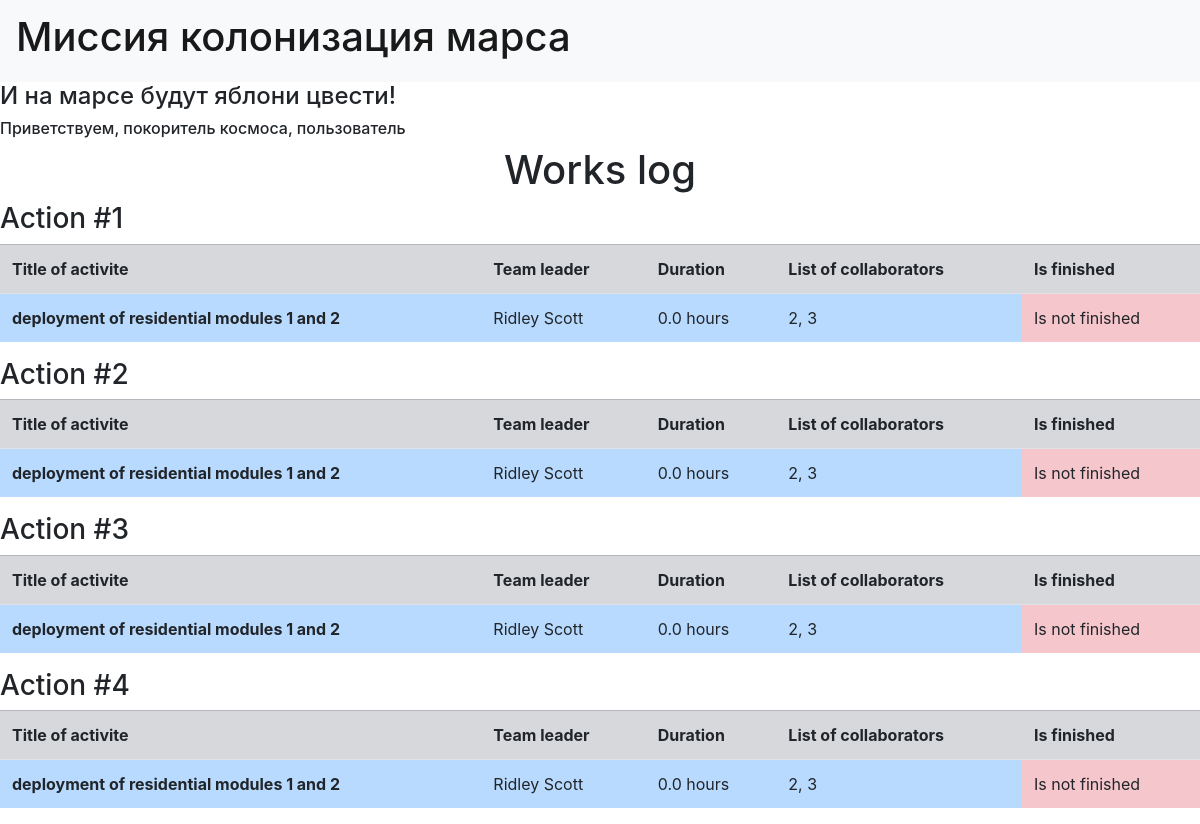
Before: / with the older database file.
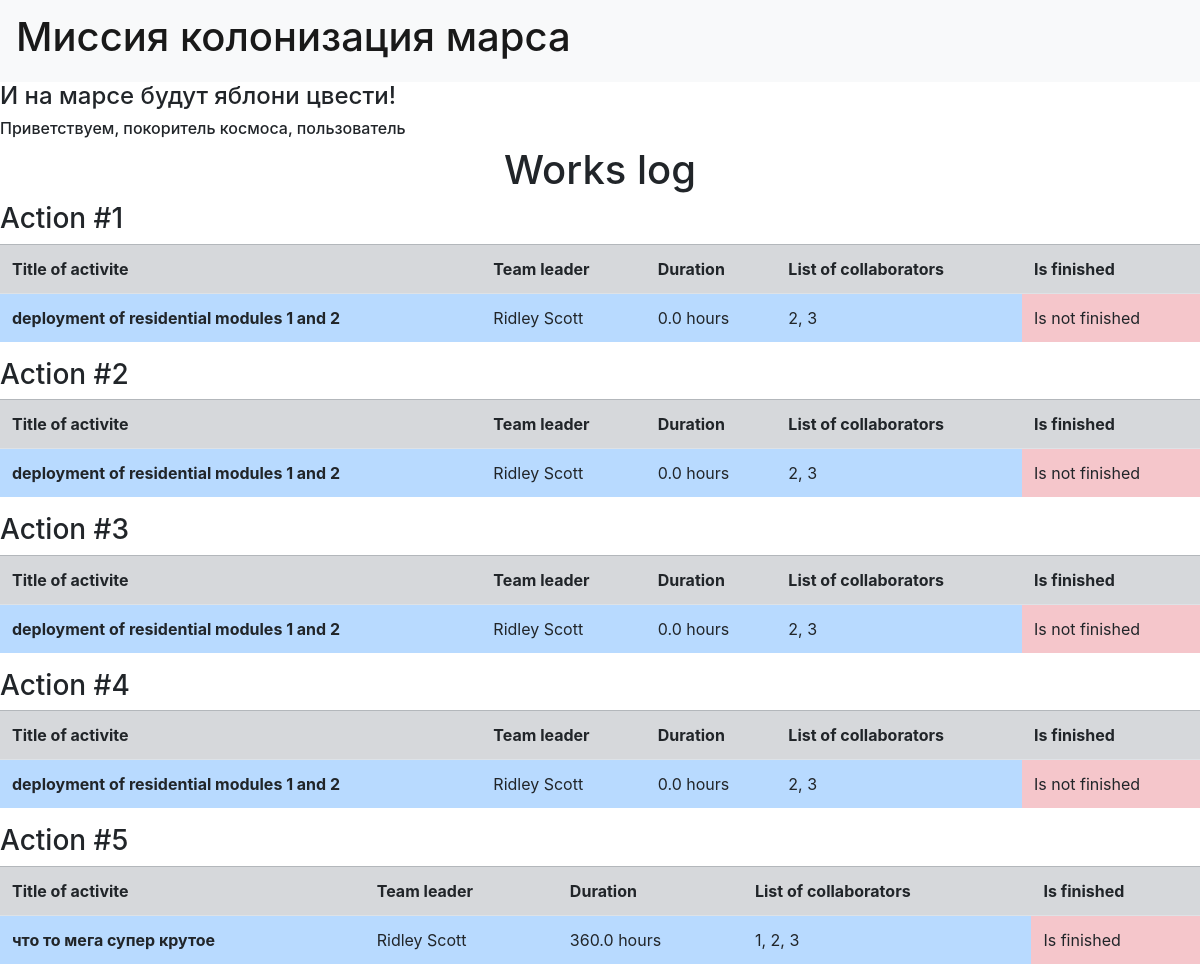
After: the same page with the newer database file.
### data/jobs.py (models this page shows)
class Jobs(SqlAlchemyBase):
    __tablename__ = 'jobs'
    id = sqlalchemy.Column(sqlalchemy.Integer, primary_key=True, autoincrement=True)
    team_leader = sqlalchemy.Column(sqlalchemy.Integer, sqlalchemy.ForeignKey("users.id"), nullable=True)
    job = sqlalchemy.Column(sqlalchemy.String, nullable=True)
    work_size = sqlalchemy.Column(sqlalchemy.Integer, nullable=True)
    collaborators = sqlalchemy.Column(sqlalchemy.String, nullable=True)
    start_date = sqlalchemy.Column(sqlalchemy.DateTime, default=datetime.datetime.now)
    end_date = sqlalchemy.Column(sqlalchemy.DateTime, default=datetime.datetime.now)
    is_finished = sqlalchemy.Column(sqlalchemy.Boolean, nullable=True)
    user = orm.relationship('User')

### main.py (the view)
@app.route('/')
def main():
    db_session.global_init("db/mars_explorer.db")
    db_sess = db_session.create_session()
    jobs = db_sess.query(Jobs)
    lst = []
    for job in jobs:
        user = db_sess.query(User).filter(User.id == job.team_leader).first()
        user_fullname = user.name + ' ' + user.surname
        is_finished = 'Is not finished'
        duration = job.end_date - job.start_date
        if job.is_finished:
            is_finished = 'Is finished'
        lst.append([job.id, job.job, user_fullname, str(duration.total_seconds() // 3600) + ' hours', job.collaborators,
                    is_finished])
    if current_user.__class__.__name__ == 'User':
        return render_template('jobs_list.html', list=lst, username=current_user.name)
    return render_template('jobs_list.html', title='Главная',  username='пользователь', list=lst)

### data/db_session.py (called while the page is built, shortened)
def global_init(db_file):
    global __factory
    if __factory:
        return

def create_session() -> Session:
    global __factory
    return __factory()

### templates/jobs_list.html
{% extends "index.html" %}
{% block content %}
<h1>Works log</h1>
{% for job in list %}
<h3>
    Action #{{ job[0] }}
</h3>
    <table class="table">
        <tr class="table-secondary">
            <th scope="col">Title of activite</th>
            <th scope="col">Team leader</th>
            <th scope="col">Duration</th>
            <th scope="col">List of collaborators</th>
            <th scope="col">Is finished</th>
        </tr>
        <tr>
            <th scope="row" class="table-primary">
                {{ job[1] }}
            </th>
            <td class="table-primary">
                {{ job[2] }}
            </td>
            <td class="table-primary">
                {{ job[3] }}
            </td>
            <td class="table-primary">
                {{ job[4] }}
            </td>
            <td class="table-danger">
                {{ job[5] }}
            </td>
        </tr>
    </table>
    {% endfor %}
{% endblock %}

### templates/index.html (shortened to what this page needs)
<!doctype html>
<html lang="en">
<head>
    <link rel="stylesheet"
          href="https://stackpath.bootstrapcdn.com/bootstrap/4.4.1/css/bootstrap.min.css"
>
</head>
<body>
<header>
    <nav class="navbar navbar-light bg-light">
        <a class="navbar-brand" href="#"><h1>Миссия колонизация марса</h1></a>
    </nav>
</header>
<h4>И на марсе будут яблони цвести!</h4>
<h6>Приветствуем, покоритель космоса, {{ username }}</h6>
<main>
    {% block content %}{% endblock %}
</main>
</body>
</html>

### templates/index.html (style rules this page uses)
h1 { text-align: center; }
th { margin: 10px; }

Changed rows visible on the page:
added Jobs: id "5", job "что то мега супер крутое", job "Ridley Scott", job "360.0 hours", collaborators "1, 2, 3", job "Is finished"
